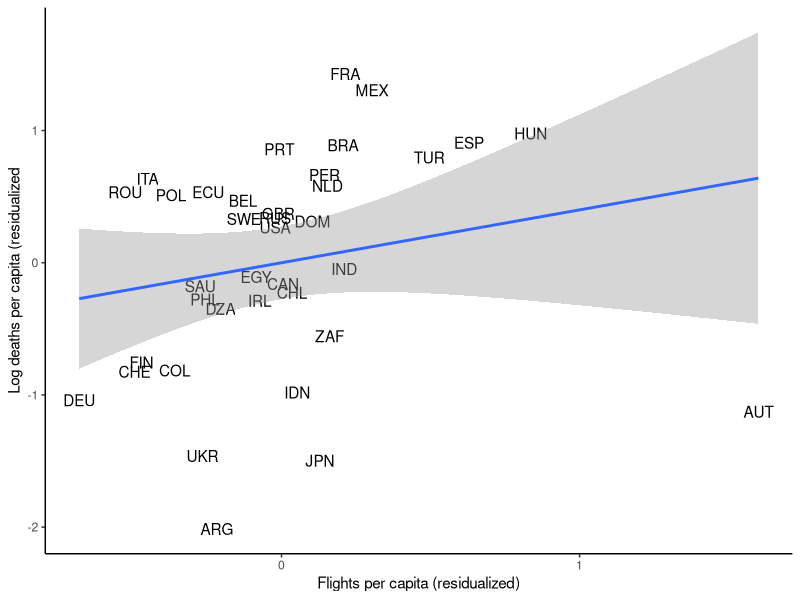

Source code (R):
library(tidyverse)
library(broom)


a<-data.frame(
  stringsAsFactors = FALSE,
           country = c("Argentina","Austria",
                       "Belgium","Brazil","Canada","Switzerland","Chile",
                       "Colombia","Germany","Dominican Republi","Algeria","Ecuador",
                       "Egypt","Spain","Finland","France",
                       "United Kingdom of","Hungary","Indonesia","India","Ireland","Italy",
                       "Japan","Mexico","Netherlands (the)","Peru",
                       "Philippines (the)","Poland","Portugal","Romania",
                       "Russian Federation","Saudi Arabia","Sweden","Turkey","Ukraine",
                       "United States of A","South Africa"),
              Iso3 = c("ARG","AUT","BEL","BRA",
                       "CAN","CHE","CHL","COL","DEU","DOM","DZA","ECU",
                       "EGY","ESP","FIN","FRA","GBR","HUN","IDN","IND",
                       "IRL","ITA","JPN","MEX","NLD","PER","PHL","POL","PRT",
                       "ROU","RUS","SAU","SWE","TUR","UKR","USA",
                       "ZAF"),
         mean_mort = c(0.254453868,0.70305109,
                       7.861977577,13.08982944,3.267152071,1.598400593,0.220118642,
                       0.417602718,6.579157352,0.279192001,0.874736667,
                       0.805740535,0.501979768,29.23356628,0.258884579,
                       22.12519836,24.04783058,0.375261575,0.716477156,3.476038218,
                       1.581101656,18.78667641,0.476880431,7.145730972,
                       5.404974937,2.04847312,0.457063943,0.789834261,1.029355645,
                       0.599669456,2.520816803,0.476594448,2.585143805,
                       3.484348059,0.30672127,43.73626709,0.836880863),
     log_mean_mort = c(-1.368635774,-0.352325708,
                       2.062038183,2.571835518,1.183918715,0.469003499,
                       -1.513588548,-0.873224735,1.883906722,-1.275855541,
                       -0.133832395,-0.215993509,-0.689195454,3.375317574,-1.351372957,
                       3.096717119,3.180044889,-0.980131984,-0.333408922,
                       1.24589324,0.458121866,2.933147907,-0.740489483,
                       1.966515064,1.687319756,0.717094719,-0.782931983,
                       -0.235932156,0.028933018,-0.511376679,0.924582958,-0.741089344,
                       0.94978112,1.248281002,-1.181815863,3.778177738,
                       -0.178073555),
               pop = c(44.494502,8.847037,11.422068,
                       209.469333,37.058856,8.516543,18.72916,49.648685,
                       82.927922,10.627165,42.228429,17.084357,98.423595,
                       46.723749,5.51805,66.987244,66.488991,9.768785,
                       267.663435,1352.617328,4.853506,60.431283,126.5291,126.190788,
                       17.231017,31.989256,106.651922,37.978548,10.281762,
                       19.473936,144.47805,33.699947,10.183175,82.319724,
                       44.622516,327.167434,57.779622)
)

b<-data.frame(
                         check.names = FALSE,
     log_pop= c(3.795365572,2.18008256,
                                            2.435547352,5.344577312,
                                            3.612507343,2.14201045,2.930081606,
                                            3.904971838,4.417971611,2.363413572,
                                            3.743093729,2.838163137,4.589280605,
                                            3.844252586,1.708024502,4.204502106,
                                            4.197036266,2.279192209,
                                            5.589730263,7.209796906,1.579701304,
                                            4.10150671,4.840472221,4.837794781,
                                            2.846711159,3.465399981,4.669570446,
                                            3.637021542,2.330371618,2.969076872,
                                            4.973127365,3.517496347,
                                            2.320736885,4.410610676,3.798238516,
                                            5.790472031,4.056636333),
                             Median.age = c(31.532,43.483,41.928,
                                            33.481,41.124,43.053,35.339,
                                            31.307,45.744,28.002,28.521,27.93,
                                            24.606,44.858,43.128,42.338,40.467,
                                            43.336,29.744,28.426,38.246,
                                            47.288,48.358,29.171,43.314,30.984,
                                            25.687,41.678,46.158,43.171,
                                            39.586,31.797,41.078,31.549,41.178,
                                            38.308,27.621),
       over_65 = c(11.198,19.202,18.571,
                                            8.552,16.984,18.436,11.087,7.646,
                                            21.453,6.981,6.211,7.104,5.159,
                                            19.436,21.228,19.718,18.517,
                                            18.577,5.319,5.989,13.928,23.021,
                                            27.049,6.857,18.779,7.151,4.803,
                                            16.763,21.502,17.85,14.178,3.295,
                                            19.985,8.153,16.462,15.413,
                                            5.344),
                       Pollution.levels = c(11.8,12.4,12.9,11.5,
                                            6.5,10.2,21,15.2,11.7,12.9,35.2,
                                            14.9,79.3,9.5,5.9,11.6,10.5,
                                            15.6,15.6,65.2,8.3,15.3,11.4,
                                            20.1,12.1,24.3,18.4,20.5,7.9,
                                            14.3,13.7,78.4,5.9,42,18.3,7.4,
                                            23.6)
   )

c<- data.frame(
         Mean_temp = c(17.08312035,3.60226965,
                       7.198050499,25.94433403,-13.5369606,3.199521542,10.44359493,
                       25.36407089,5.824878693,23.65955734,19.73687172,
                       22.18272591,20.25822067,10.04498005,-2.867335558,
                       8.096049309,6.205169678,7.352726936,26.49332619,24.05548096,
                       7.058465958,8.776521683,5.503757954,19.65898323,
                       6.944470882,20.21702194,25.9392662,4.848646641,
                       12.17464447,5.888294697,-12.54715347,22.67894936,-2.283463001,
                       7.340251446,4.765891075,2.793249846,20.85716248),
      arrivals_mil = c(6.942,30.816,9.119,6.621,
                       21.134,10.362,5.723,3.904,38.881,6.569,2.657,2.535,
                       11.196,82.773,3.224,89.322,36.316,17.552,15.81,
                       17.423,10.926,61.5672,31.192,41.313,18.78,4.419,7.168,
                       19.622,16.186,11.72,24.551,15.334,7.44,45.768,
                       14.104,79.74592,10.472),
          Pop_dens = c(16.51475944,109.289034,
                       382.7482166,25.43142481,4.150449826,219.015538,25.71000172,
                       45.86109419,240.3716577,224.5013245,18.41134759,
                       71.03825093,102.8021528,93.73452887,18.23264339,
                       119.2086157,280.6018435,106.7088258,150.987056,464.1494102,
                       71.6765278,205.5545931,346.9338179,66.32513851,
                       508.1516311,25.75925469,367.5121072,123.5888221,111.3299159,
                       83.58031889,8.911010468,16.19483135,24.61195594,
                       109.583913,75.49154008,36.18535576,48.89059344),
          diabetes = c(5.9,6.6,4.6,10.4,7.6,5.7,
                       8.6,7.4,10.4,8.6,6.7,5.5,17.2,6.9,5.6,4.8,3.9,
                       6.9,6.3,10.4,3.2,5,5.6,13.5,5.4,6.6,7.1,6.1,
                       9.8,6.9,6.1,15.8,4.8,11.1,6.1,10.8,12.7)
    )


d<- data.frame(
         neoplasms = c(1.176868831,2.228314728,
                       2.129967521,0.775327051,4.629727772,2.110949955,
                       1.237788506,0.875953763,2.398478606,0.753248307,0.581716794,
                       0.693830173,0.543731123,2.119853473,2.353037036,
                       2.091774092,2.791155517,1.7429261,0.426835825,0.312306273,
                       2.354530107,2.277105536,2.985185404,0.894715491,
                       2.818549509,0.655925982,0.593539368,1.635208395,1.761483237,
                       1.633056952,1.754436206,0.908721275,2.433869445,
                       0.95246871,1.602203378,5.42440701,0.556269555),
               bmi = c(27.7,25.6,26.1,26.6,26.9,
                       25.2,28,26.2,26.6,26.5,25.5,27.3,29.6,25.9,25.9,
                       25,27.1,27.3,23.1,21.8,27.5,25.6,22.7,28,25.6,
                       26.7,23.2,26.7,25.6,26.9,26.2,28.5,26,27.9,26.6,
                       28.9,27.3),
      hypertension = c(22.6,21,17.5,23.3,13.2,18,
                       20.9,19.2,19.9,21.5,25.1,17.9,25,19.2,19.4,22,
                       15.2,30,23.8,25.8,19.7,21.2,17.6,19.7,18.7,13.7,
                       22.6,28.7,24.4,30,27.2,23.3,19.3,20.3,27.1,12.9,
                       26.9),
           smoking = c(21.8,29.6,28.2,13.9,14.3,
                       25.7,37.8,9,30.6,13.7,15.6,7.1,25.2,29.3,20.4,
                       32.7,22.3,30.6,39.4,11.5,24.3,23.7,22.1,14,25.8,
                       4.8,24.3,28,22.7,29.7,39.3,15.6,18.8,27.2,28.9,
                       21.8,20.3)
    )


e<-data.frame(
     Hospital_beds = c(50L,76L,62L,22L,27L,47L,
                       22L,15L,83L,16L,19L,15L,16L,30L,44L,65L,28L,70L,
                       12L,7L,28L,34L,134L,15L,47L,16L,5L,65L,34L,
                       63L,82L,27L,26L,27L,88L,29L,28L),
         WHO_index = c(0.722,0.959,0.915,0.573,
                       0.881,0.916,0.87,0.91,0.902,0.789,0.701,0.619,0.752,
                       0.972,0.881,0.994,0.925,0.743,0.66,0.617,0.924,
                       0.991,0.957,0.755,0.928,0.547,0.755,0.793,0.945,
                       0.645,0.544,0.894,0.908,0.734,0.708,0.838,0.319),
         Urban_pop = c(91,65.9,97.6,84.3,80.9,
                       73.7,88.6,75,74.3,73.8,67.5,62.7,43,78.4,83.6,78.3,
                       81.3,68.9,49.9,30.9,61.8,68.3,90.5,77.8,87.1,
                       76.9,45.3,60.9,60.6,53.8,73.7,82.1,85.1,70.7,68.7,
                       80.8,62.2),
       Gdp_per_cap = c(2.061056855,5.545468929,
                       5.140799834,1.609640096,4.813025597,6.806094105,
                       2.522252778,1.501293027,5.307454012,1.774818532,1.548178762,
                       1.173438739,1.24123094,3.971543906,4.841693603,
                       4.534239574,4.59735735,3.110250275,1.30796193,0.776288177,
                       8.320339468,4.183042633,4.279745852,1.984464567,
                       5.632894114,1.441807067,0.895108565,3.13366035,3.34154379,
                       2.820635705,2.758812544,5.533567959,5.320888436,
                       2.806885941,0.924946213,6.279458565,1.368688236)
   )


f<- data.frame(
      Covid_tests = c(4.453,54.934,85.212,NA,51.14,
                      49.728,37.706,8.184,NA,9.043,NA,4.579,NA,NA,
                      38.309,NA,59.799,21.792,1.003,3.46,74.011,70.518,2.376,
                      2.888,NA,6.087,3.805,25.724,94.2,26.309,90.826,
                      29.844,NA,28.195,9.857,70.074,15.901),
         BCG_vacc = c(93.69999695,22.5,0,88.55000305,
                      0,0,95.90000153,86.59999847,0,80.97499847,
                      84.65000153,93.94999695,88.22499847,0,64,56.82500076,0,99,
                      79.05000305,63.47499847,58.22499847,0,59.25,
                      85.02500153,0,84.17500305,85.07499695,94.30000305,75.25,
                      82.625,66.42500305,89.07499695,17.22500038,86,62.79999924,
                      0,74.05000305),
        UVR_level = c(3476L,1888L,1645L,4552L,1887L,
                      2158L,3982L,5385L,1812L,4880L,3253L,4929L,4202L,
                      2705L,1494L,1907L,1576L,1932L,5220L,4514L,1509L,
                      2444L,2521L,4974L,1662L,5906L,4928L,1749L,2585L,
                      2071L,1795L,5384L,1587L,2924L,1843L,2736L,4111L),
       stringency = c(93.48109436,85.19000244,
                      74.07343292,76.73246765,71.65020752,73.24888611,73.15000153,
                      87.03500366,68.25333405,89.80999756,77.63316345,
                      93.51999664,83.8278656,70.95444489,59.09785461,74.44837952,
                      56.70891953,75.38137817,68.05999756,89.49436188,
                      88.42713928,82.60578918,44.48974991,81.5681839,73.73036957,
                      93.75784302,96.26882172,78.28689575,83.40107727,
                      85.55750275,82.5987854,88.22161865,36.85228729,75.08468628,
                      92.20458221,58.52120209,85)
    )

aberdeen <- cbind(a, b,c , d, e, f)

#Table 2 univariable analysis

aberdeen %>% 
  lm(data =.,  log_mean_mort~arrivals_mil) %>% 
  summary(.)

#Table 2 multivariable analysis

aberdeen %>% 
  lm(data =.,  log_mean_mort~log_pop+over_65+Pollution.levels+Mean_temp+arrivals_mil+Pop_dens+neoplasms+hypertension+
       WHO_index+Urban_pop+Gdp_per_cap+UVR_level+BCG_vacc+stringency) %>% 
  summary(.)


# Dividing deaths and flights by population 

aberdeen <-  aberdeen %>% 
  mutate(deaths_per_cap = mean_mort / pop,
         log_deaths_per_cap = log(deaths_per_cap),
         flights_per_cap = arrivals_mil / pop,
         log_flights_per_cap = log(flights_per_cap))

#Table 2 univariable analysis with adjusted variables

aberdeen %>% 
  lm(data =.,  log_deaths_per_cap ~flights_per_cap) %>% 
  summary(.)

#Table 2 multivariable analysis

aberdeen %>% 
  lm(data =.,  log_deaths_per_cap ~ log_pop+over_65+Pollution.levels+Mean_temp+flights_per_cap+Pop_dens+neoplasms+hypertension+
       WHO_index+Urban_pop+Gdp_per_cap+UVR_level+BCG_vacc+stringency) %>% 
  summary(.)


#Table 2 univariable analysis with adjusted variables (logged)

aberdeen %>% 
  lm(data =.,  log_deaths_per_cap ~log_flights_per_cap) %>% 
  summary(.)

#Table 2 multivariable analysis (logged)

aberdeen %>% 
  lm(data =.,  log_deaths_per_cap ~ log_pop+over_65+Pollution.levels+Mean_temp+log_flights_per_cap+Pop_dens+neoplasms+hypertension+
       WHO_index+Urban_pop+Gdp_per_cap+UVR_level+BCG_vacc+stringency) %>% 
  summary(.)

# To make a residualized plot (slightly hacky but gets correct estimate)


no_flights <- aberdeen %>% 
  lm(data =.,  log_deaths_per_cap ~ log_pop+over_65+Pollution.levels+Mean_temp+Pop_dens+neoplasms+hypertension+
       WHO_index+Urban_pop+Gdp_per_cap+UVR_level+BCG_vacc+stringency) %>% 
  augment()

no_flights <-  no_flights %>% 
  select(.resid) %>% 
  rename(resid_deaths = .resid)



flights_aug <- aberdeen %>% 
  lm(data =.,  flights_per_cap ~ log_pop+over_65+Pollution.levels+Mean_temp+Pop_dens+neoplasms+hypertension+
       WHO_index+Urban_pop+Gdp_per_cap+UVR_level+BCG_vacc+stringency) %>% 
  augment()

flights <- flights_aug %>% 
  select(.resid) %>% 
  rename(resid_flights = .resid)

aberdeen_plus <- cbind(aberdeen, no_flights, flights)

aberdeen_plus %>% 
  lm(data = ., resid_deaths ~ resid_flights) %>% 
  summary()

aberdeen_plus %>% 
  ggplot(aes(x = resid_flights, y = resid_deaths, label = Iso3))+
  geom_text()+
  geom_smooth(method = "lm")+
  theme_classic()+
  labs(x = "Flights per capita (residualized)", y = "Log deaths per capita (residualized")
  


